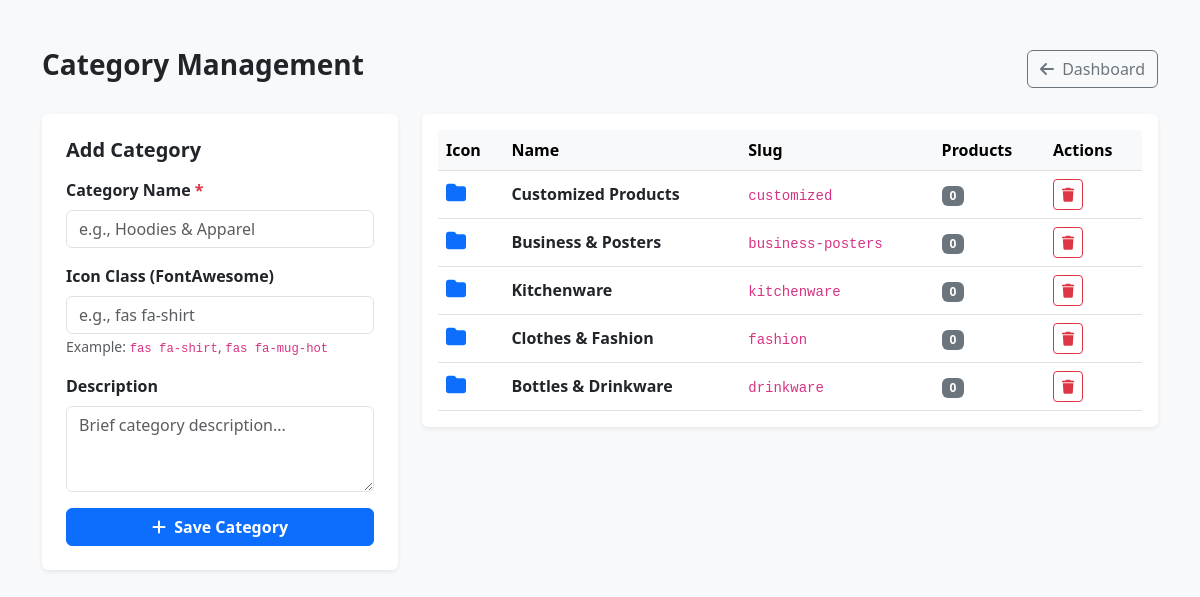
Screenshot of /admin/categories.php (signed in) with the database file from the repository.
### tables this page shows
CREATE TABLE IF NOT EXISTS `categories` (
  `id` INT AUTO_INCREMENT PRIMARY KEY,
  `name` VARCHAR(100) NOT NULL,
  `slug` VARCHAR(100) NOT NULL UNIQUE,
  `description` TEXT NULL,
  `image` VARCHAR(255) DEFAULT 'default-category.jpg',
  `created_at` TIMESTAMP DEFAULT CURRENT_TIMESTAMP
);

### admin/categories.php (the view, shortened to what this page needs)
<?php
require_once '../includes/db.php';
$query = "SELECT c.*, COUNT(p.id) AS product_count
          FROM categories c
          LEFT JOIN products p ON c.id = p.category_id
          GROUP BY c.id
          ORDER BY c.id DESC";
$categories = mysqli_query($conn, $query);
?>
<!DOCTYPE html>
<html lang="en">
<head>
    <link href="https://cdn.jsdelivr.net/npm/bootstrap@5.3.0/dist/css/bootstrap.min.css" rel="stylesheet">
    <link rel="stylesheet" href="https://cdnjs.cloudflare.com/ajax/libs/font-awesome/6.4.0/css/all.min.css">
</head>
<body class="bg-light">
<div class="container my-5">
    <div class="d-flex justify-content-between align-items-center mb-4">
        <h3 class="fw-bold">Category Management</h3>
        <a href="dashboard.php" class="btn btn-outline-secondary">
            <i class="fas fa-arrow-left me-1"></i> Dashboard
        </a>
    </div>
    <div class="row g-4">
        <div class="col-md-4">
            <div class="card border-0 shadow-sm p-4">
                <h5 class="fw-bold mb-3">Add Category</h5>
                <form method="POST">
                    <div class="mb-3">
                        <label class="form-label fw-semibold">Category Name <span class="text-danger">*</span></label>
                        <input type="text" name="name" class="form-control" placeholder="e.g., Hoodies & Apparel" required>
                    </div>
                    <div class="mb-3">
                        <label class="form-label fw-semibold">Icon Class (FontAwesome)</label>
                        <input type="text" name="icon" class="form-control" placeholder="e.g., fas fa-shirt">
                        <small class="text-muted">Example: <code>fas fa-shirt</code>, <code>fas fa-mug-hot</code></small>
                    </div>
                    <div class="mb-3">
                        <label class="form-label fw-semibold">Description</label>
                        <textarea name="description" class="form-control" rows="3" placeholder="Brief category description..."></textarea>
                    </div>
                    <button type="submit" name="add_category" class="btn btn-primary w-100 fw-bold">
                        <i class="fas fa-plus me-1"></i> Save Category
                    </button>
                </form>
            </div>
        </div>
        <div class="col-md-8">
            <div class="card border-0 shadow-sm p-3">
                <div class="table-responsive">
                    <table class="table table-hover align-middle mb-0">
                        <thead class="table-light">
                            <tr>
                                <th>Icon</th>
                                <th>Name</th>
                                <th>Slug</th>
                                <th>Products</th>
                                <th>Actions</th>
                            </tr>
                        </thead>
                        <tbody>
                            <?php if ($categories && mysqli_num_rows($categories) > 0): ?>
                                <?php while ($cat = mysqli_fetch_assoc($categories)): ?>
                                    <tr>
                                        <td>
                                            <i class="<?php echo !empty($cat['icon']) ? htmlspecialchars($cat['icon']) : 'fas fa-folder'; ?> fs-5 text-primary"></i>
                                        </td>
                                        <td class="fw-bold"><?php echo htmlspecialchars($cat['name']); ?></td>
                                        <td><code><?php echo htmlspecialchars($cat['slug']); ?></code></td>
                                        <td>
                                            <span class="badge bg-secondary"><?php echo $cat['product_count']; ?></span>
                                        </td>
                                        <td>
                                            <a href="categories.php?delete=<?php echo $cat['id']; ?>"
                                               onclick="return confirm('Deleting this category will affect associated products!');"
                                               class="btn btn-sm btn-outline-danger" title="Delete Category">
                                                <i class="fas fa-trash"></i>
                                            </a>
                                        </td>
                                    </tr>
                                <?php endwhile; ?>
                            <?php else: ?>
                                <tr>
                                    <td colspan="5" class="text-center text-muted py-4">No categories found.</td>
                                </tr>
                            <?php endif; ?>
                        </tbody>
                    </table>
                </div>
            </div>
        </div>
    </div>
</div>
</body>
</html>

### rows the page displays
categories: name "Customized Products", slug "customized", product_count "0"
categories: name "Business & Posters", slug "business-posters", product_count "0"
categories: name "Kitchenware", slug "kitchenware", product_count "0"
categories: name "Clothes & Fashion", slug "fashion", product_count "0"
categories: name "Bottles & Drinkware", slug "drinkware", product_count "0"
